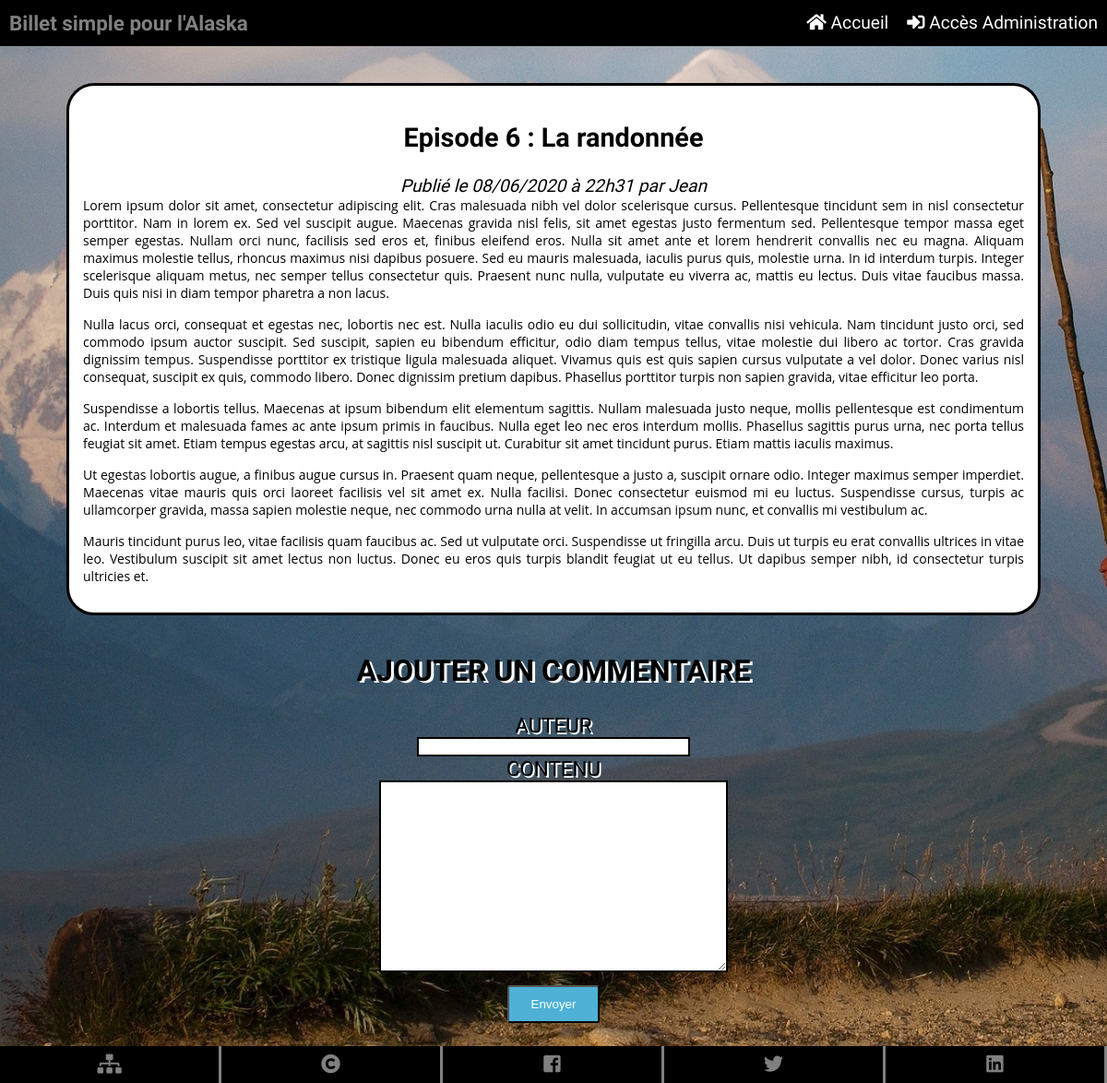
The app's page /index.php?action=post&id=6 with its own data.
### tables this page shows
CREATE TABLE `images` (
  `img_id` int(11) NOT NULL,
  `post_id` int(11) NOT NULL,
  `img_nom` varchar(50) NOT NULL,
  `img_taille` varchar(50) NOT NULL,
  `img_type` varchar(50) NOT NULL
);

CREATE TABLE `posts` (
  `id` int(11) NOT NULL,
  `title` varchar(255) NOT NULL,
  `content` text NOT NULL,
  `author` varchar(255) NOT NULL,
  `creation_date` datetime NOT NULL
);

### model/PostManager.php (called while the page is built, shortened)
<?php
class PostManager extends Manager
{
    public function getPost($postId)
    {
        $db = $this->dbConnect();
        $req = $db->prepare('SELECT
                            posts.id, posts.title, posts.author, posts.content, DATE_FORMAT(creation_date, \'%d/%m/%Y à %Hh%i\') AS creation_date_fr,
                            images.img_nom AS img
                            FROM posts
                            LEFT JOIN images ON id = images.post_id
                            WHERE posts.id = ?');
        $req->execute(array($postId));
        $post = $req->fetch();
        return $post;
    }
}

### view/frontend/postView.php (the view, shortened to what this page needs)
<div id="post_wrapper">
    <article id="billet">
        <h1>Episode <?= $post['id'] ?> : <?= $post['title'] ?></h1>
        <em>Publié le <?= $post['creation_date_fr'] ?> par <?= $post['author'] ?></em>
        <?= html_entity_decode($post['content']) ?>
    </article>
    <article id="blocComments">
        <div id="addComments">
            <h2 class="titleComments">Ajouter un commentaire</h3>
            <form method="POST" action="index.php?action=addComment&amp;id=<?= $post['id'] ?>">
                <label for="author">Auteur</label><br>
                <input type="text" name="author" required><br>
                <label for="comment">Contenu</label><br>
                <textarea type="text"  name="comment" required></textarea><br>
                <input type="submit" class="boutons" value="Envoyer">
            </form>
        </div>
    </article>
</div>
<?php
    require('view/template.php');
?>

### public/css/style.css (style rules this page uses)
html { height : 100%; }
body { font-family : 'Roboto condensed', 'sans-serif'; min-height: 100%; margin: 0; padding: 0; position: relative; display: flex; flex-direction: column; justify-content: space-between; }
.boutons { background-color: #4EB1D5; color: #FFFFFF; border-radius: 3px; display: block; line-height: 35px; text-align: center; text-decoration: none; width: 100px; margin: auto; margin-top : 10px; margin-bottom : 10px; }
#post_wrapper { text-align: center; display: flex; flex-direction: column; margin-top : 40px; color: black; }
#billet { font-family: 'Nova Flat', 'cursive'; font-size: 1.2em; width: 85%; margin: auto; padding: 15px; background-color: white; border-radius: 30px; border : 3px solid black; word-break: break-word; }
#body_post input[type="text"] { width : 70%; border : 2px solid black; }
#body_post label { font-size : 1.4em; text-transform: uppercase; text-shadow: 2px 2px white; }
#body_post textarea { width : 90%; height : 200px; border : 2px solid black; }
#body_post form { width: 90%; margin: auto; }
#body_post .titleComments { font-size: 2em; text-transform: uppercase; text-shadow: 3px 2px white; }
#blocComments { display: flex; width: 95%; margin: auto; padding: 15px; }
#addComments { width: 40%; position: sticky; -webkit-position: sticky; align-self: flex-start; top: 0; }

### records on screen
images: post "6", post.title "La randonnée", post.author "Jean", post.content "Lorem ipsum dolor sit amet, consectetur adipiscing elit. Cras malesuada nibh vel dolor scelerisque cursus. Pellentesque tincidunt sem in nisl consectetur porttitor. Nam in lorem ex. Sed vel suscipit augue. Maecenas gravida nisl felis, sit amet egestas justo fermentum sed. Pellentesque tempor massa eget semper egestas. Nullam orci nunc, facilisis sed eros et, finibus eleifend eros. Nulla sit amet ante et lorem hendrerit convallis nec eu magna. Aliquam maximus molestie tellus, rhoncus maximus nisi dapibus posuere. Sed eu mauris malesuada, iaculis purus quis, molestie urna. In id interdum turpis. Integer scelerisque aliquam metus, nec semper tellus consectetur quis. Praesent nunc nulla,…"

### other values on screen
$post['creation_date_fr'] "08/06/2020 à 22h31"
